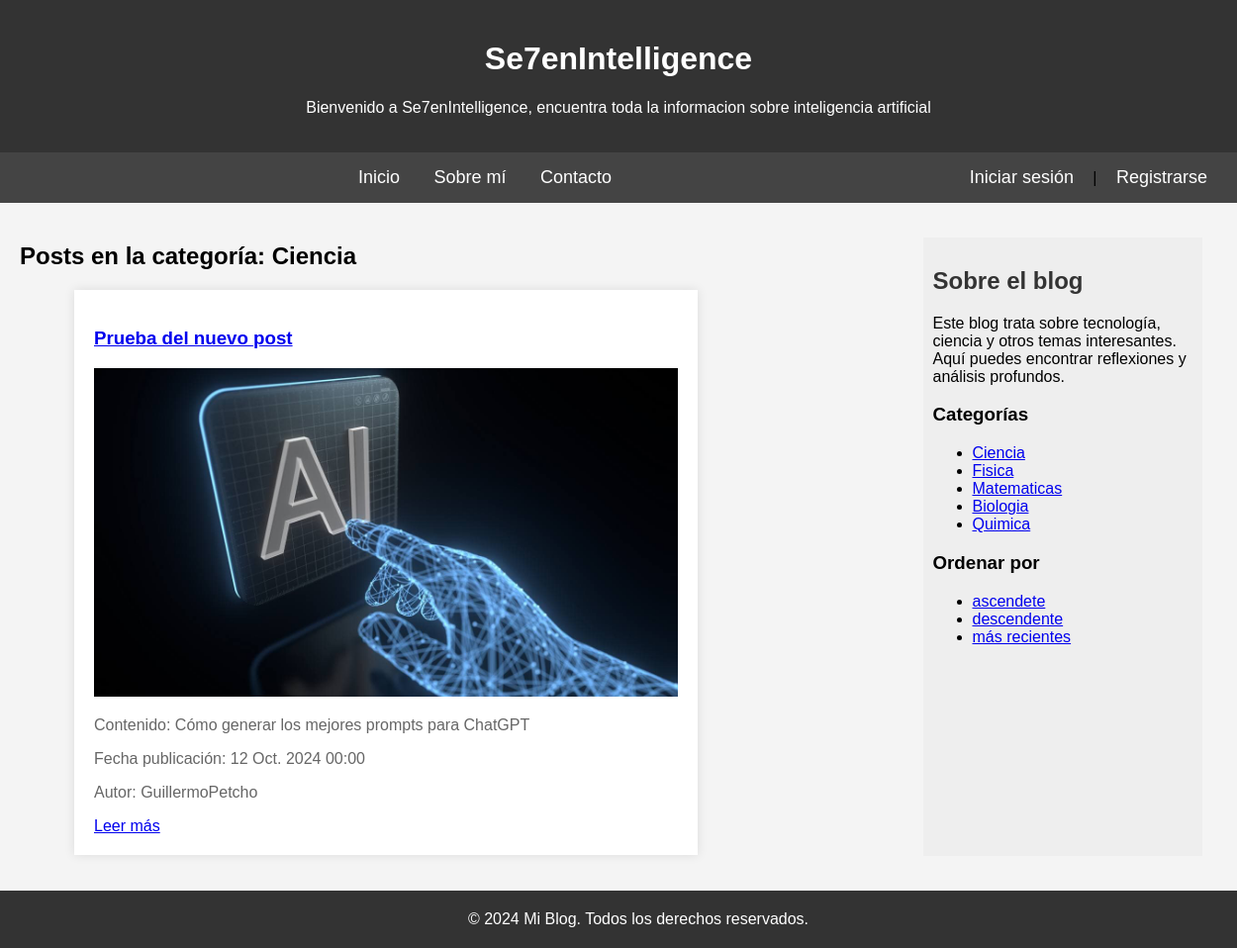
/categoria/7/, run on the app's committed database.
### myblog/models.py (models this page shows, shortened)
class Categoria(models.Model):
    nombre = models.CharField(max_length=200,unique=True)

class Post(models.Model):
    autor = models.ForeignKey(settings.AUTH_USER_MODEL, on_delete=models.CASCADE)
    titulo = models.CharField(max_length=200)
    resumen = models.TextField(max_length=50000)
    fecha_creacion = models.DateTimeField(default=timezone.now)
    fecha_publicacion = models.DateTimeField(blank=True, null=True)
    contenido = models.TextField(max_length=50000)
    imagen = models.ImageField(null=True, blank= True,upload_to= "img/posts", help_text= "Imagen del post")
    categorias = models.ManyToManyField(Categoria, related_name="posts")

### myblog/views.py (the view)
# urls.py: path('categoria/<int:categoria_id>/', listar_posts_por_categoria, name='listar_posts_por_categoria'),
def listar_posts_por_categoria(request, categoria_id):
    categoria = get_object_or_404(Categoria, id=categoria_id)
    posts = Post.objects.filter(categorias=categoria)  # Filtra los posts por la categoría seleccionada
    categorias = Categoria.objects.all()  # Obtén todas las categorías para el aside
    return render(request, 'filtrado_categorias.html', {
        'posts': posts,
        'categoria': categoria,
        'categorias': categorias,  # Pasa las categorías para el aside
        'mostrar_categorias': True,
        'mostrar_fechas': True
    })

### templates/filtrado_categorias.html
{% extends 'base.html' %}
{% load static %}
{% block content %}
<h2>Posts en la categoría: {{ categoria.nombre }}</h2>
<ul>
    {% for post in posts %}
    <article class="post">
        <h3><a href="{% url 'post_detalle' post.id %}">{{ post.titulo }}</a></h3>
        {% if post.imagen %}
           <img class="imagen" src="{{ post.imagen.url }}" alt="Imagen de {{ post.titulo }}" />
        {% else %}
            <p>No hay imagen disponible.</p>
        {% endif %}
        <p>Contenido: {{ post.resumen }}</p>
        <p>Fecha publicación: {{ post.fecha_publicacion }}</p>
        <p>Autor: {{ post.autor }}</p>
        <a href="{% url 'post_detalle' post.id %}">Leer más</a>
    </article>
    {% endfor %}
</ul>
{% endblock %}

### templates/base.html (shortened to what this page needs)
<!DOCTYPE html>
{% load static %}
<html lang="es">
<head>
</head>
<body>
<header>
    {% if user.is_authenticated %}
        <h1>Se7enIntelligence</h1>
        <p>Bienvenido {{ user.username }}, encuentra toda la informacion sobre inteligencia artificial</p>
    {% else %}
        <h1>Se7enIntelligence</h1>
        <p>Bienvenido a Se7enIntelligence, encuentra toda la informacion sobre inteligencia artificial</p>
    {% endif %}
</header>
<nav>
    <a href="{% url 'inicio' %}">Inicio</a>
    <a href="{% url 'acerca_de' %}">Sobre mí</a>
    <a href="{% url 'contacto' %}">Contacto</a>
    <span style="float: right;">
        {% if user.is_authenticated %}
        <form method="POST" action="{% url 'logout' %}" style="display:inline;">
            {% csrf_token %}
            <button type="submit">Cerrar sesión</button>
        </form>
    {% else %}
        <a href="{% url 'login' %}">Iniciar sesión</a> | <a href="{% url 'signup' %}">Registrarse</a>
    {% endif %}
    </span>
</nav>
<main>
    <section class = "container">
        {% block content %}
        {% endblock %}
    </section>
    <aside class="sidebar">
        <h2>Sobre el blog</h2>
        <p>Este blog trata sobre tecnología, ciencia y otros temas interesantes. Aquí puedes encontrar reflexiones y análisis profundos.</p>
        {% if mostrar_categorias %}
            <h3>Categorías</h3>
            <ul>
                {% for categoria in categorias %}
                    <li>
                        <a href="{% url 'listar_posts_por_categoria' categoria.id %}">
                            {{ categoria.nombre }}
                        </a>
                    </li>
                {% endfor %}
            </ul>
        {% endif %}
        {% if mostrar_fechas %}
        <div>
            <h3>Ordenar por</h3>
            <ul>
                <li>
                    <a href="{% url 'listar_posts_alfabeticamente' %}?orden=asc">ascendete</a>
                </li>
                <li>
                    <a href="{% url 'listar_posts_alfabeticamente' %}?orden=desc">descendente</a>
                </li>
                <li>
                    <a href="{% url 'listar_posts_fechas' %}">más recientes</a>
                </li>
            </ul>
        </div>
        {% endif %}
    </aside>
</main>
<footer>
    <p>&copy; 2024 Mi Blog. Todos los derechos reservados.</p>
</footer>
</body>
</html>

### templates/base.html (style rules this page uses)
body { font-family: Arial, sans-serif; margin: 0; padding: 0; background-color: #f4f4f4; }
header { background-color: #333; color: white; padding: 20px; text-align: center; }
nav { background-color: #444; padding: 15px; text-align: center; }
nav a { color: white; margin: 0 15px; text-decoration: none; font-size: 18px; }
main { display: flex; flex: 1; flex-wrap: wrap; justify-content: space-between; padding: 20px; }
.post { background-color: white; margin: 15px; padding: 20px; box-shadow: 0px 0px 10px rgba(0, 0, 0, 0.1); width: calc(70% - 10px); }
.imagen { width: 100%; }
.sidebar { background-color: #eee; padding: 10px; width: calc(25% - 40px); margin: 15px; }
.container { flex: 1; width: calc(70%); }
.post h2, .sidebar h2 { color: #333; }
.post p { color: #666; }
footer { background-color: #333; color: white; text-align: center; padding: 20px; position: relative; bottom: 0; width: 100%; }
footer p { margin: 0; }

### data on the page
Categoria: nombre "Ciencia"
Post: titulo "Prueba del nuevo post", imagen (picture), resumen "Cómo generar los mejores prompts para ChatGPT", fecha_publicacion "12 Oct. 2024 00:00", autor "GuillermoPetcho"
Categoria: nombre "Fisica"
Categoria: nombre "Matematicas"
Categoria: nombre "Biologia"
Categoria: nombre "Quimica"
